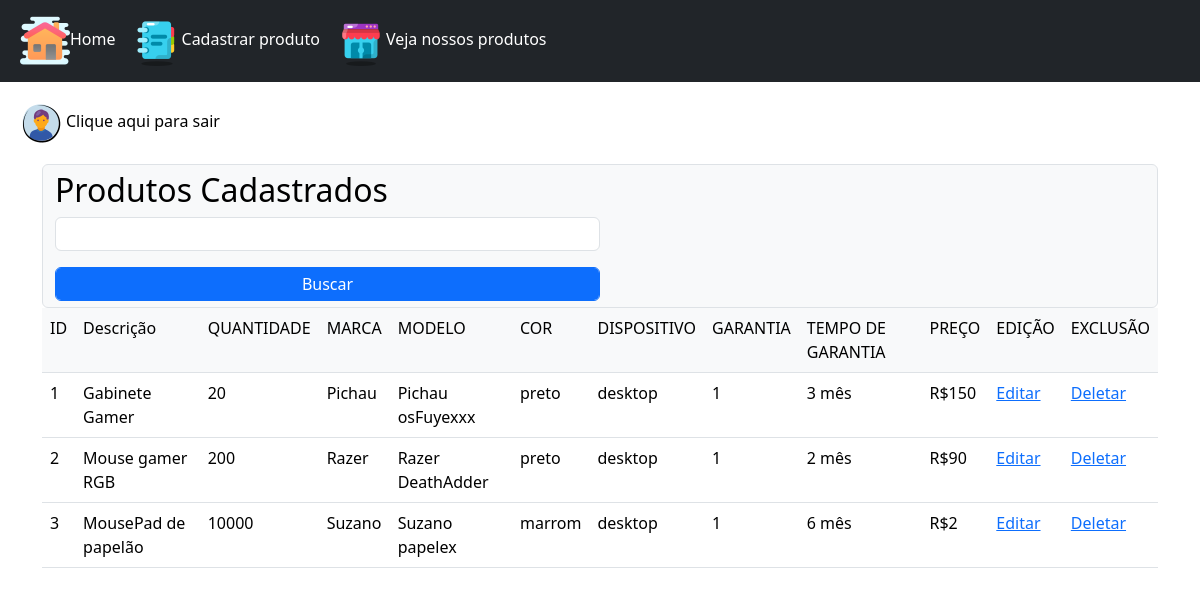
Screenshot of /listaProdutos.php with the database file from the repository.
### tables this page shows
CREATE TABLE `produtos` (
  `id` int(11) NOT NULL,
  `descricao` varchar(100) NOT NULL,
  `cor` varchar(100) NOT NULL,
  `marca` varchar(100) NOT NULL,
  `modelo` varchar(100) NOT NULL,
  `quantidade` int(11) NOT NULL,
  `preco` float NOT NULL,
  `tipo_dispositivo` varchar(50) NOT NULL,
  `garantia` tinyint(1) NOT NULL,
  `tempo_garantia` int(11) NOT NULL
);

### listaProdutos.php (the view, shortened to what this page needs)
<?php
    include("header.php");
    include("conexao.php");
?>
<div class="container mt-3">
    <div class="form-control bg-light">
        <h2 class="text-black">Produtos Cadastrados</h2>
        <input type="text" class="form-control w-50 p-1">
        <a href="buscaProduto.php" class=" w-50 form-control btn btn-primary p-1">Buscar</a>
    </div>
<table class="table">
    <tr>
        <td class="bg-light">ID</td>
        <td class="bg-light">Descrição</td>
        <td class="bg-light">QUANTIDADE</td>
        <td class="bg-light">MARCA</td>
        <td class="bg-light">MODELO</td>
        <td class="bg-light">COR</td>
        <td class="bg-light">DISPOSITIVO</td>
        <td class="bg-light">GARANTIA</td>
        <td class="bg-light">TEMPO DE GARANTIA</td>
        <td class="bg-light">PREÇO</td>
        <td class="bg-light">EDIÇÃO</td>
        <td class="bg-light">EXCLUSÃO</td>
    </tr>
    <?php
        $sql = "SELECT id, descricao, cor, marca, modelo, quantidade, preco, tipo_dispositivo, garantia, tempo_garantia FROM produtos";
        $result = mysqli_query($conn, $sql);
        while($dados = mysqli_fetch_array($result)) {
    ?>
    <tr>
        <td><?php echo $dados['id']; ?></td>
        <td><?php echo $dados['descricao']; ?></td>
        <td><?php echo $dados['quantidade']; ?></td>
        <td><?php echo $dados['marca']; ?></td>
        <td><?php echo $dados['modelo']; ?></td>
        <td><?php echo $dados['cor']; ?></td>
        <td><?php echo $dados['tipo_dispositivo']; ?></td>
        <td><?php echo $dados['garantia']; ?></td>
        <td><?php echo $dados['tempo_garantia']; ?> mês</td>
        <td>R$<?php echo $dados['preco']; ?></td>
        <td><a href="editaProduto.php?id=<?php echo $dados['id']; ?>">Editar</a></td>
        <td><a href="deletaProduto.php?id=<?php echo $dados['id']; ?>">Deletar</a></td>
    </tr>
    <?php
        }
    ?>
</table>

### rows the page displays
produtos: id "1", descricao "Gabinete Gamer", quantidade "20", marca "Pichau", modelo "Pichau osFuyexxx", cor "preto", tipo_dispositivo "desktop", garantia "1", tempo_garantia "3", preco "150"
produtos: id "2", descricao "Mouse gamer RGB", quantidade "200", marca "Razer", modelo "Razer DeathAdder", cor "preto", tipo_dispositivo "desktop", garantia "1", tempo_garantia "2", preco "90"
produtos: id "3", descricao "MousePad de papelão", quantidade "10000", marca "Suzano", modelo "Suzano papelex", cor "marrom", tipo_dispositivo "desktop", garantia "1", tempo_garantia "6", preco "2"
